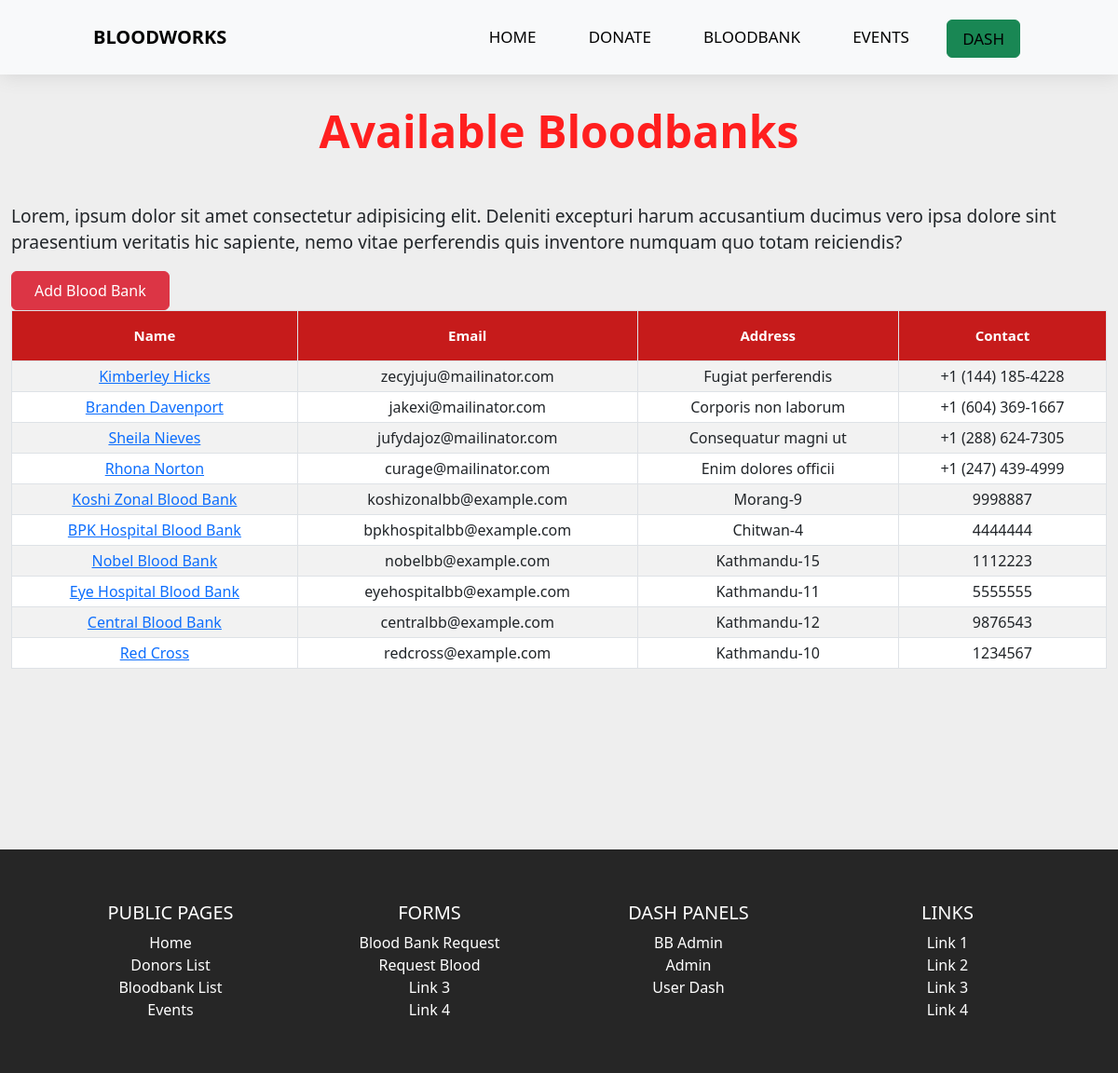
/bloodbanks (signed in), run on the app's committed database.
### tables this page shows
CREATE TABLE `blood_banks` (
  `bb_id` int(11) NOT NULL,
  `bb_name` varchar(50) NOT NULL,
  `bb_email` varchar(50) DEFAULT NULL,
  `bb_username` varchar(50) NOT NULL,
  `bb_password` varchar(100) NOT NULL,
  `bb_phoneno` varchar(20) DEFAULT NULL,
  `bb_address` varchar(255) DEFAULT NULL,
  `bb_status` varchar(50) DEFAULT NULL,
  `bb_description` varchar(255) DEFAULT NULL
);

### controllers/BloodBanks.php (called while the page is built, shortened)
<?php
class BloodBanks
{
    public function index($a = "", $b = "", $c = "")
    {
        $bloodbanklist = $this->bloodbanklist();
        $data = [
            "bloodbanklist" => $bloodbanklist,
        ];
        $this->view('blood-banks', $data);
    }
    private function bloodbanklist()
    {
        $bloodbanklist = new Model;
        $bloodbanklist->table = "blood_banks";
        $bloodbanklist->order_column = "bb_id";
        $data = [
            "bb_status" => "verified"
        ];
        $bloodbanklist = $bloodbanklist->where($data);
        return $bloodbanklist;
    }
}

### includes/app.php (called while the page is built, shortened)
<?php
class App
{
    private $method = "index";
    public function splitURL()
    {
        $URL = $_GET['url'] ?? 'home';
        $URL = explode("/", trim($URL, "/"));
        return $URL;
    }
    public function loadController()
    {
        $URL = $this->splitURL();
        if($URL[0] == "dash"){
            if ($URL[0] == "dash" && !isset($URL[1])) {
                $filename = "controllers/Dash"  . ".php";
            } elseif ($URL[0] == "dash" && isset($URL[1])) {
                $filename = "controllers/" . $URL[0] . $URL[1] . ".php";
            }
        }
        elseif ($URL[0] == "admin"  ) {
            if ($URL[0] == "admin" && !isset($URL[1])) {
                $filename = "controllers/Admin"  . ".php";
            } elseif ($URL[0] == "admin" && isset($URL[1])) {
                $filename = "controllers/" . $URL[0] . $URL[1] . ".php";
            }
        }
        elseif ($URL[0] == "bbadmin"  ) {
            if ($URL[0] == "bbadmin" && !isset($URL[1])) {
                $filename = "controllers/bbadmin"  . ".php";
            } elseif ($URL[0] == "bbadmin" && isset($URL[1])) {
                $filename = "controllers/" . $URL[0] . $URL[1] . ".php";
            }
        }
        else{
            $filename = "controllers/" .$URL[0] . ".php";
        }
        if (file_exists($filename)) {
            unset($URL[0]);
        } else {
            $filename = "controllers/_404.php";
            require $filename;
            $this->controller = "_404";
        }
        $controller = new $this->controller;
        $URL = $URL ? array_values($URL) : [];
        call_user_func_array([$controller, $this->method], $URL);
    }
}

### index.php (called while the page is built, shortened)
<?php
$app = new App;
$app->loadController();
?>

### includes/database.php (called while the page is built, shortened)
<?php
trait Database
{
    public function connect()
    {
        $string = "mysql:hostname=" . DBHOST . ";dbname=" . DBNAME;
        $con = new PDO($string, DBUSER, DBPASS);
        return $con;
    }
    public function query($query, $data = [])
    {
        $con = $this->connect();
        $stm = $con->prepare($query);
        $check = $stm->execute($data);
        if ($check) {
            $result = $stm->fetchAll(PDO::FETCH_OBJ);
            if (is_array($result) && count($result)) {
                return $result;
            }
        }
        return false;
    }
}

### includes/models.php (called while the page is built, shortened)
<?php
class Model
{
    public $table = "users";
    protected $limit = '100';
    protected $offset = 0;
    protected $order_type = "desc";
    public $order_column = "id";
    public function where($data, $data_not = [])
    {
        $keys = array_keys($data);
        $query = "select * from $this->table where ";
        foreach ($keys as $key) {
            $query .= $key . " = :" . $key . " && ";
        }
        $query = trim($query, " && ");
        $query .= " order by $this->order_column $this->order_type limit $this->limit offset $this->offset";
        $data = array_merge($data, $data_not);
        return $this->query($query, $data);
    }
}

### views/blood-banks.views.php (the view)
<?php require "header.php";
?>
<main class="container-xxl top-gap">
    <div class="table-section">
        <h2 class="table-sec-title fw-bold display-5">Available Bloodbanks</h2>
        <p>Lorem, ipsum dolor sit amet consectetur adipisicing elit. Deleniti excepturi harum accusantium ducimus vero ipsa dolore sint praesentium veritatis hic sapiente, nemo vitae perferendis quis inventore numquam quo totam reiciendis?</p>
        <a class="btn btn-danger rounded float-right d-inline-block" href="<?= HOSTNAME ?>addbloodbank">Add Blood Bank</a>
        <div style="overflow-x:auto;">
            <table id="datatable" class="table table-hover table-striped table-bordered table-sm" cellspacing="0" width="100%">
                <thead>
                    <tr>
                        <th class="th-sm">Name
                        </th>
                        <th class="th-sm">Email
                        </th>
                        <th class="th-sm">Address
                        </th>
                        <th class="th-sm">Contact
                        </th>
                    </tr>
                </thead>
                <tbody>
                    <?php if (empty($bloodbanklist)) {
                        echo "No donor available";
                    } else {
                        foreach ($bloodbanklist as $bloodbank) { ?>
                            <tr>
                                <td><a href="<?= ROOT ?>/bloodbank/<?= $bloodbank->bb_id; ?>"><?= $bloodbank->bb_name; ?></a></td>
                                <td><?= $bloodbank->bb_email; ?></td>
                                <td><?= $bloodbank->bb_address; ?></td>
                                <td><?= $bloodbank->bb_phoneno; ?></td>
                            </tr>
                    <?php
                        }
                    }
                    ?>
                </tbody>
            </table>
        </div>
    </div>
</main>
<?php require "footer.php"; ?>

### assets/css/style.css (style rules this page uses)
* { margin: 0; padding: 0; box-sizing: border-box; }
body { background: #eeeeee; }
main { min-height: 100vh; }
.btn { padding: 0.5em 1.5em; border-radius: 2em; }
.table-section { min-height: 100vh; position: relative; }
.table-sec-title { margin: 2rem 0 3rem 0; color: #ff1f1f; text-align: center; }
td, th { padding: 20px; height: 30px; justify-content: center; align-content: center; text-align: center; }
#datatable th { background-color: rgb(198, 27, 27); font-weight: bold; color: white; font-size: 15px; padding: 15px; text-align: center; }
.top-gap { padding-top: 80px; }
@media screen and (min-width: 769px) { p { font-size: 1.2em; } }

### data on the page
blood_banks: bb_name "Kimberley Hicks", bb_email "zecyjuju@mailinator.com", bb_address "Fugiat perferendis", bb_phoneno "+1 (144) 185-4228"
blood_banks: bb_name "Branden Davenport", bb_email "jakexi@mailinator.com", bb_address "Corporis non laborum", bb_phoneno "+1 (604) 369-1667"
blood_banks: bb_name "Sheila Nieves", bb_email "jufydajoz@mailinator.com", bb_address "Consequatur magni ut", bb_phoneno "+1 (288) 624-7305"
blood_banks: bb_name "Rhona Norton", bb_email "curage@mailinator.com", bb_address "Enim dolores officii", bb_phoneno "+1 (247) 439-4999"
blood_banks: bb_name "Koshi Zonal Blood Bank", bb_email "koshizonalbb@example.com", bb_address "Morang-9", bb_phoneno "9998887"
blood_banks: bb_name "BPK Hospital Blood Bank", bb_email "bpkhospitalbb@example.com", bb_address "Chitwan-4", bb_phoneno "4444444"
blood_banks: bb_name "Nobel Blood Bank", bb_email "nobelbb@example.com", bb_address "Kathmandu-15", bb_phoneno "1112223"
blood_banks: bb_name "Eye Hospital Blood Bank", bb_email "eyehospitalbb@example.com", bb_address "Kathmandu-11", bb_phoneno "5555555"
blood_banks: bb_name "Central Blood Bank", bb_email "centralbb@example.com", bb_address "Kathmandu-12", bb_phoneno "9876543"
blood_banks: bb_name "Red Cross", bb_email "redcross@example.com", bb_address "Kathmandu-10", bb_phoneno "1234567"
